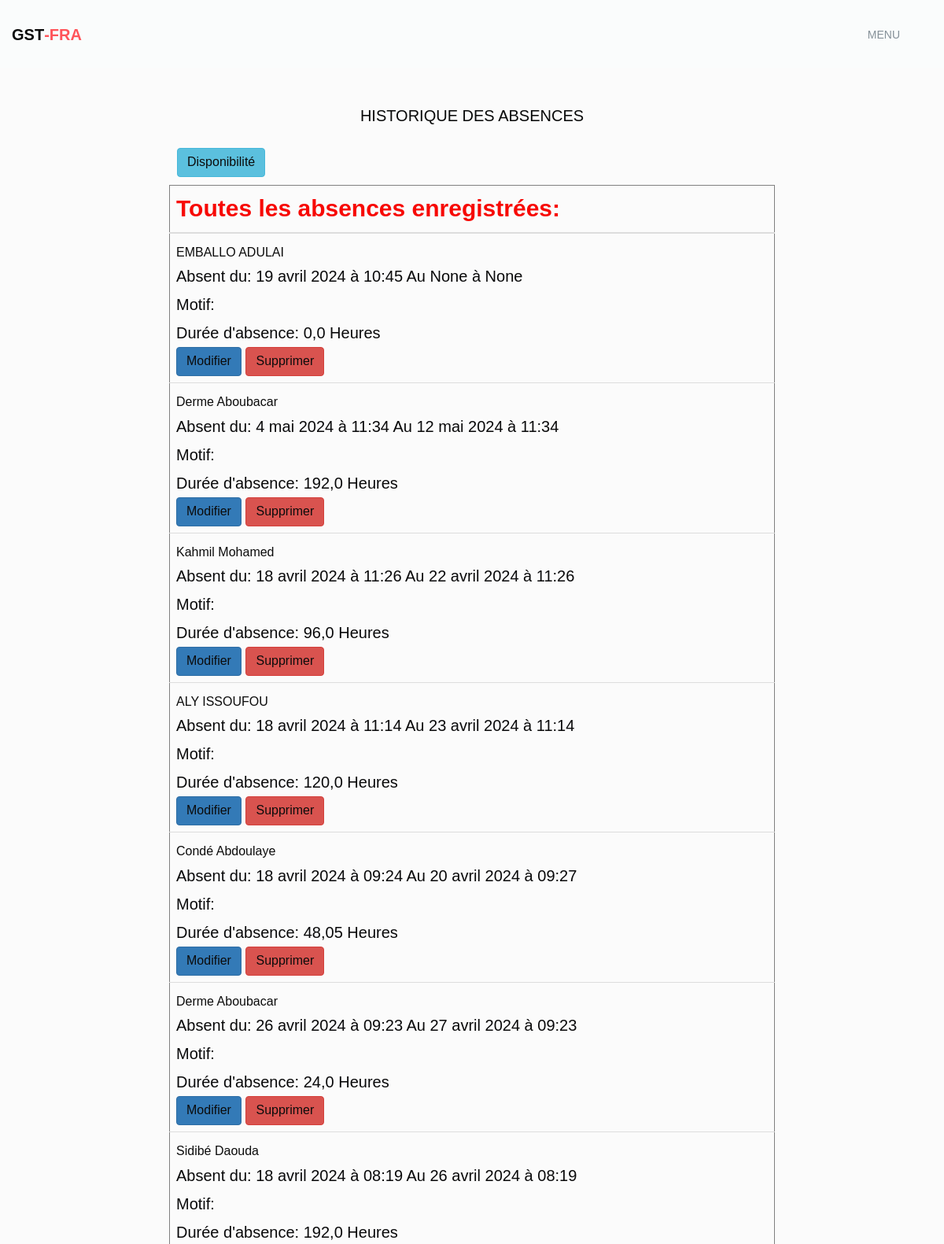
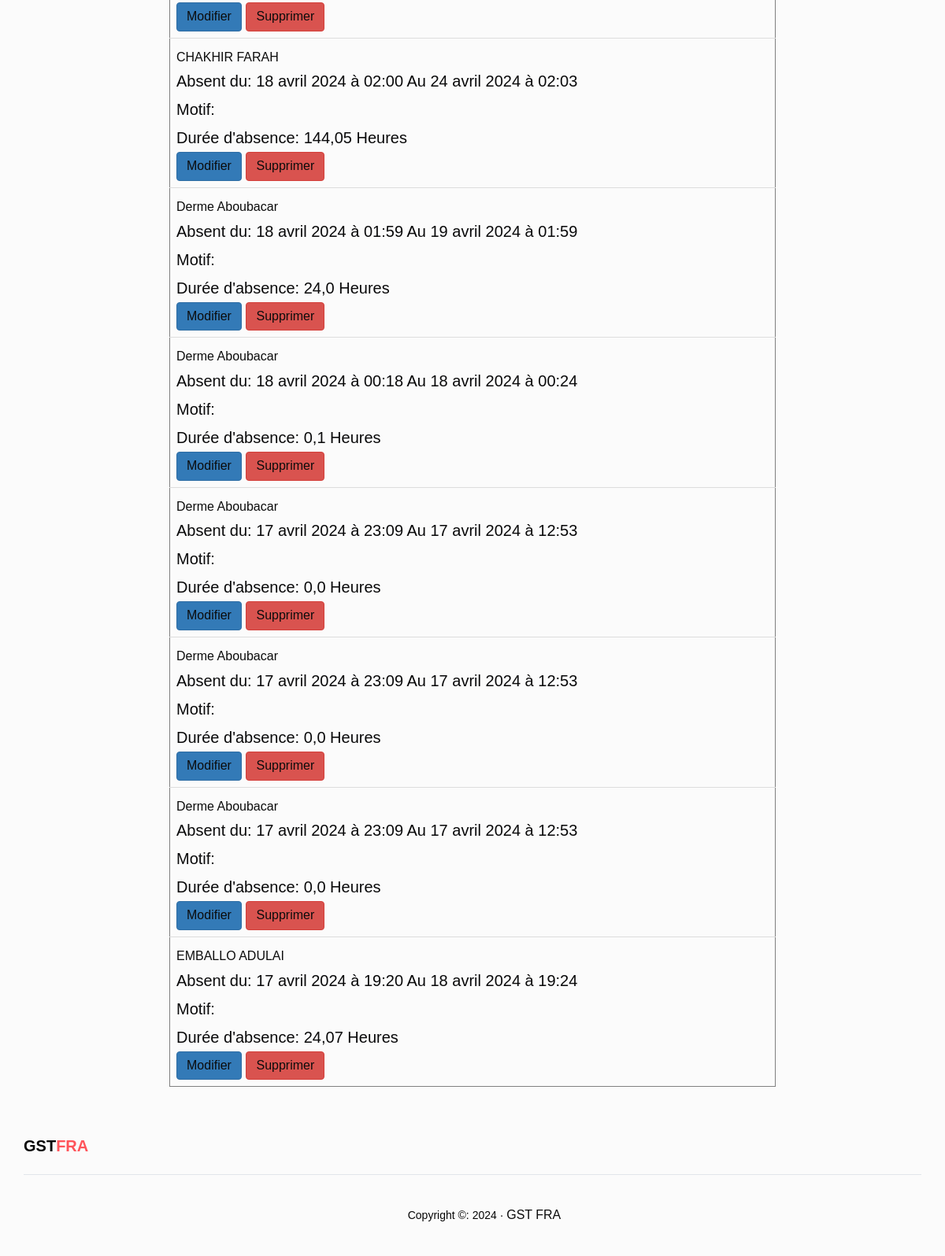
Page /historiques/ (signed in) on the committed database (2 pictures, top to bottom).
### interfaces/models.py (models this page shows, shortened)
class Absence(models.Model):
    TYPE_ABSENCE_CHOICES = (
        ('ASM', 'ASM'),
        ('PLD', 'PLD'),
        ('PCD', 'PCD'),
        ('Repos_médical', 'Repos médical'),
        ('Service_intérieur', 'Service intérieur'),
    )
    MOTIF_PCD_CHOICES = (
        ('Recuperation_de_travail', 'Récupération de travail'),
        ('Recuperation_de_garde', 'Récupération de garde'),
        ('Affaires_administratives', 'Affaires administratives'),
        ('Recuperation_apres_mission', 'Récupération après retour de mission'),
        ('Problemes_sociaux', 'Problèmes sociaux'),
        ('Recuperation_de_permanence', 'Récupération de permanence'),
        ('Preparation_a_la_garde', 'Préparation à la garde'),
    )
    MOTIF_PLD_CHOICES = (
        ('Droit_annuel', 'Droit annuel'),
    )
    MOTIF_SERVICE_INTERIEUR_CHOICES = (
        ('Garde', 'Garde'),
        ('Mission', 'Mission'),
        ('Detache', 'Détaché'),
        ('Cours', 'Cours')
    )
    MOTIF_REPOS_MEDICAL_CHOICES = (
        ('Repos_médical', 'Repos médical'),
        ('PTC','PTC'),
        ('Consultation_médicale', 'Consultation médicale'),
    )
    MOTIF_ASM_CHOICES = (
        ('ASM', 'ASM'),
        ('Retard','Retard')
    )
    STATUT_CHOICES=(
        ('Actuelle','Actuelle'),
        ('Passée','Passée')
    )
    personnel = models.ForeignKey('MembrePersonnel', on_delete=models.CASCADE)
    type_absence = models.CharField(max_length=250, choices=TYPE_ABSENCE_CHOICES, default='ASM')
    date_depart = models.DateField(null=True)
    heure_depart = models.TimeField(null=True)
    date_arrivee = models.DateField(blank=True, null=True)
    heure_arrivee = models.TimeField(blank=True, null=True)
    duree_absence = models.FloatField(default=0.0)
    motif_pcd = models.CharField(max_length=50, choices=MOTIF_PCD_CHOICES, null=True, blank=True)
    motif_pld = models.CharField(max_length=50, choices=MOTIF_PLD_CHOICES, null=True, blank=True)
    motif_asm = models.CharField(max_length=50, choices=MOTIF_ASM_CHOICES, null=True, blank=True)
    motif_repos_medical = models.CharField(max_length=50, choices=MOTIF_REPOS_MEDICAL_CHOICES, null=True, blank=True, default='Repos_médical')
    motif_service_interieur = models.CharField(max_length=50, choices=MOTIF_SERVICE_INTERIEUR_CHOICES, null=True, blank=True)
    statut=models.CharField(max_length=30, default='Passée', choices=STATUT_CHOICES, verbose_name="Statut")

### interfaces/autre_models.py (models this page shows, shortened)
class MembrePersonnel(models.Model):
    SEXE_CHOICES = (
        ('M', 'Masculin'),
        ('F', 'Féminin'),
    )
    GRADE_CHOICES = (
        ('Soldat deuxieme classe','Soldat deuxième classe'),
        ('Soldat première classe','Soldat prémière classe'),
        ('Caporal','Caporal'),
        ('Caporal chef','Caporal chef'),
        ('Sergent', 'Sergent'),
        ('Sergent chef','Sergent Chef'),
        ('Adjudant','Adjudant'),
        ('Adjudant chef','Adjudant chef'),
        ('Aspirant','Aspirant'),
        ('Sous lieutenant','Sous lieutenant'),
        ('Lieutenant','Lieutenant'),
        ('Capitaine','Capitaine'),
        ('Commandant','Commandant'),
        ('Lieutenant colonel','Lieutenant colonel'),
        ('Colonel','Colonel'),
        ('Colonel major','Colonel major'),
        ('Géneral de brigade aerienne','Géneral de brigade aerienne'),
        ('Géneral de division','Géneral de division'),
        ("Géneral de corps d'armée", "Géneral de corps d'armée"),
        ("Géneral d'armée","Géneral d'armée")
    )
    SERVICE_CHOICES = (
        ('SGMA1','SGMA1'),
        ('SGMA2','SGMA2'),
        ('SGMA3','SGMA3'),
        ('SGAS','SGAS'),
        ('SGMMR','SGMMR'),
        ('SGRT','SGRT'),
        ('BCT','BCT'),
        ('BST','BST'),
        ('BPI','BPI'),
        ('BTD','BTD'),
        ('Secretariat','Secretariat'),
        ('Comptabilité','Comptabilité'),
        ('Fourier','Fourier'),
    )
    STATUT_CHOICES=(
        ('Présent','Présent'),
        ('Absent','Absent')
    )
    nom = models.CharField(max_length=100, verbose_name="Nom")
    prenom = models.CharField(max_length=100, verbose_name="Prénom")
    naissance = models.DateField(verbose_name="Date de naissance")
    sexe = models.CharField(max_length=1, choices=SEXE_CHOICES, verbose_name="Sexe")
    matricule = models.CharField(primary_key=True, max_length=50, verbose_name="Matricule")
    grade = models.CharField(max_length=30, choices=GRADE_CHOICES, verbose_name="Grade")
    service = models.CharField(max_length=20, choices=SERVICE_CHOICES, verbose_name="Service")
    numero = models.IntegerField(verbose_name="Numéro de téléphone")
    email = models.EmailField(verbose_name="Email")
    photo = models.ImageField(upload_to='photos/', verbose_name="Photo")
    statut=models.CharField(max_length=30, default='Présent', choices=STATUT_CHOICES, verbose_name="Statut")

### interfaces/views.py (the view)
# urls.py: path('historiques/', views.historiques, name='historiques'),
@login_required
def historiques(request):
    absences=Absence.objects.order_by('-id')
    context={
        'absences':absences
    }
    return render(request, 'pages/historiques.html', context)

### interfaces/templates/pages/historiques.html (shortened to what this page needs)
{% extends "bases/index.html" %}
{% block content %}
<div class="container" style="width: 800px; margin-top: 30px;">
    <h1>Historique des absences</h1>
    <button type="button" class="btn btn-info"style="margin:10px">
        <a href="{% url 'interfaces:disponibilite'%}">Disponibilité</a>
    </button>
    <table class="table table-dark table-hover" border="1">
        <thead>
            <tr>
                <th scope="col" style="color: black;font-size: 30px;margin-top: 25px;margin-bottom:20px">
                    <strong class="text-danger">Toutes les absences enregistrées:</strong>
                </th>
            </tr>
        </thead>
        <tbody>
            {% for absence in absences %}
            <tr>
                <td style="font-size:20px">
                    <a href="{% url 'interfaces:absences_personnel' absence.personnel.matricule %}">{{ absence.personnel.nom }} {{ absence.personnel.prenom }}</a><br>
                    <p>Absent du: {{ absence.date_depart}} à {{ absence.heure_depart }} Au {{ absence.date_arrivee }} à {{ absence.heure_arrivee }}<br> Motif: {{ absence.motif }} <br> Durée d'absence: {{absence.duree_absence}} Heures </p>
                    <button type="button" class="btn btn-primary">
                        <a href="{% url 'interfaces:edit_absence' absence.id  %}">Modifier</a>
                    </button>
                    <button type="button" class="btn btn-danger">
                        <a href="{% url 'interfaces:delete_absence' absence.id  %}">Supprimer</a>
                    </button>
                </td>
            </tr>
            {% endfor %}
        </tbody>
    </table>
</div>
{% endblock content %}

### static/assets/css/bootsnav.css (style rules this page uses)
body { -webkit-transition: all 0.3s ease-in-out; -moz-transition: all 0.3s ease-in-out; -o-transition: all 0.3s ease-in-out; -ms-transition: all 0.3s ease-in-out; transition: all 0.3s ease-in-out; }

### static/assets/css/style.css (style rules this page uses)
* { padding: 0; margin: 0; }
* { -webkit-box-sizing:border-box; -moz-box-sizing:border-box; -o-box-sizing:border-box; -ms-box-sizing:border-box; box-sizing:border-box; }
body { font-family: sans-serif; font-size:14px; color:#070707; text-transform:initial; max-width:1920px; margin:0 auto; overflow-x:hidden; background-color: #fbfbfb; }
a,a:hover,a:active,a:focus { display:inline-block; text-decoration:none; color: #0c0c0c; font-size:16px; padding:0; font-weight: 500; text-transform: capitalize; }
h1,h2,h3,h4,h5,h6 { margin: 0; color:#080909; font-size: 20px; font-weight: 500; text-transform: uppercase; text-align: center; margin: 20px; }
p { margin: 0; color:#09090a; font: size 50px; line-height: 1.8; text-transform: initial; }
select,input,textarea,button { box-shadow:none;outline:0!important; }
button { background: transparent;border: 0;font-size: 12px; }
html,body { height: 100%; }

### rows in the picture
Absence: personnel.nom "EMBALLO", personnel.prenom "ADULAI", date_depart "19 avril 2024", heure_depart "10:45", date_arrivee "None", heure_arrivee "None", duree_absence "0,0"
Absence: personnel.nom "Derme", personnel.prenom "Aboubacar", date_depart "4 mai 2024", heure_depart "11:34", date_arrivee "12 mai 2024", heure_arrivee "11:34", duree_absence "192,0"
Absence: personnel.nom "Kahmil", personnel.prenom "Mohamed", date_depart "18 avril 2024", heure_depart "11:26", date_arrivee "22 avril 2024", heure_arrivee "11:26", duree_absence "96,0"
Absence: personnel.nom "ALY", personnel.prenom "ISSOUFOU", date_depart "18 avril 2024", heure_depart "11:14", date_arrivee "23 avril 2024", heure_arrivee "11:14", duree_absence "120,0"
Absence: personnel.nom "Condé", personnel.prenom "Abdoulaye", date_depart "18 avril 2024", heure_depart "09:24", date_arrivee "20 avril 2024", heure_arrivee "09:27", duree_absence "48,05"
Absence: personnel.nom "Derme", personnel.prenom "Aboubacar", date_depart "26 avril 2024", heure_depart "09:23", date_arrivee "27 avril 2024", heure_arrivee "09:23", duree_absence "24,0"
Absence: personnel.nom "Sidibé", personnel.prenom "Daouda", date_depart "18 avril 2024", heure_depart "08:19", date_arrivee "26 avril 2024", heure_arrivee "08:19", duree_absence "192,0"
Absence: personnel.nom "CHAKHIR", personnel.prenom "FARAH", date_depart "18 avril 2024", heure_depart "02:00", date_arrivee "24 avril 2024", heure_arrivee "02:03", duree_absence "144,05"
Absence: personnel.nom "Derme", personnel.prenom "Aboubacar", date_depart "18 avril 2024", heure_depart "01:59", date_arrivee "19 avril 2024", heure_arrivee "01:59", duree_absence "24,0"
Absence: personnel.nom "Derme", personnel.prenom "Aboubacar", date_depart "18 avril 2024", heure_depart "00:18", date_arrivee "18 avril 2024", heure_arrivee "00:24", duree_absence "0,1"
Absence: personnel.nom "Derme", personnel.prenom "Aboubacar", date_depart "17 avril 2024", heure_depart "23:09", date_arrivee "17 avril 2024", heure_arrivee "12:53", duree_absence "0,0"
Absence: personnel.nom "Derme", personnel.prenom "Aboubacar", date_depart "17 avril 2024", heure_depart "23:09", date_arrivee "17 avril 2024", heure_arrivee "12:53", duree_absence "0,0"
Absence: personnel.nom "Derme", personnel.prenom "Aboubacar", date_depart "17 avril 2024", heure_depart "23:09", date_arrivee "17 avril 2024", heure_arrivee "12:53", duree_absence "0,0"
Absence: personnel.nom "EMBALLO", personnel.prenom "ADULAI", date_depart "17 avril 2024", heure_depart "19:20", date_arrivee "18 avril 2024", heure_arrivee "19:24", duree_absence "24,07"
